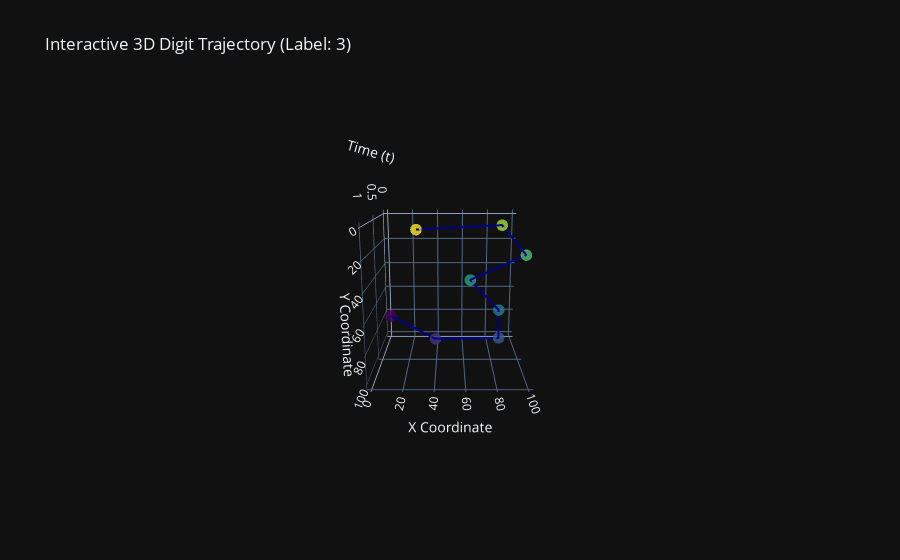

Notebook source saved alongside this figure:
### Code cell
import plotly.graph_objects as go
import matplotlib.pyplot as plt

choice = 5000
path_3d = training_x_paths[choice]
label = training_y[choice]

fig = plt.figure(figsize=(12, 12))

t, x, y = path_3d[:, 0], path_3d[:, 1], path_3d[:, 2]

fig = go.Figure(data=[go.Scatter3d(
    x=t, y=x, z=y,
    mode='lines+markers',
    marker=dict(size=4, color=t, colorscale='Viridis', opacity=0.8),
    line=dict(color='darkblue', width=4),
)])

fig.update_layout(
    title=f"Interactive 3D Digit Trajectory (Label: {training_y[choice]})",
    scene=dict(
        camera=dict(
            eye=dict(x=3.0, y=0, z=0.75)
        ),
        xaxis_title='Time (t)',
        yaxis_title='X Coordinate',
        zaxis_title='Y Coordinate',
        zaxis=dict(autorange="reversed")

    )
)

fig.show()

### Figure 1 — Plotly figure (JSON) as saved in the notebook; plotly's stock layout.template omitted (floating-point values rounded to 4 significant figures)
{"data": [{"line": {"color": "darkblue", "width": 4}, "marker": {"color": [0.0, 0.1429, 0.2857, 0.4286, 0.5714, 0.7143, 0.8571, 1.0], "colorscale": [[0.0, "#440154"], [0.1111, "#482878"], [0.2222, "#3e4989"], [0.3333, "#31688e"], [0.4444, "#26828e"], [0.5556, "#1f9e89"], [0.6667, "#35b779"], [0.7778, "#6ece58"], [0.8889, "#b5de2b"], [1.0, "#fde725"]], "opacity": 0.8, "size": 4}, "mode": "lines+markers", "x": [0.0, 0.1429, 0.2857, 0.4286, 0.5714, 0.7143, 0.8571, 1.0], "y": [0.0, 38.0, 88.0, 86.0, 64.0, 100.0, 82.0, 30.0], "z": [85.0, 100.0, 94.0, 67.0, 41.0, 21.0, 0.0, 1.0], "type": "scatter3d"}], "layout": {"scene": {"camera": {"eye": {"x": 3.0, "y": 0, "z": 0.75}}, "zaxis": {"title": {"text": "Y Coordinate"}, "autorange": "reversed"}, "xaxis": {"title": {"text": "Time (t)"}}, "yaxis": {"title": {"text": "X Coordinate"}}}, "title": {"text": "Interactive 3D Digit Trajectory (Label: 3)"}}}
